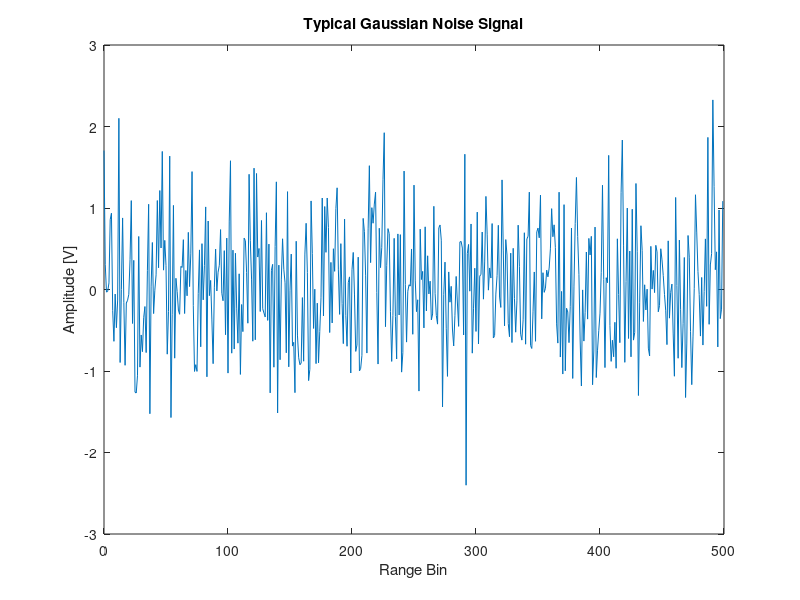

MATLAB code to generate this figure:
%% File information
% Written by M. Y. Martin (MRTMOG014)
% EEE4022S (2018)
% Gaussian_Noise.m: Generate simulated Gaussian noise

%% Produce Gaussian noise
D = 500;                                % Data set size
I = randn(1,D);                         % In-phase component
Q = randn(1,D);                         % Quadrature component
GaussianNoise = (I + 1i.*Q)/sqrt(2);	% Produce 1xD matrix of Gaussian noise

% Plot data
figure;
n = 0:(D - 1);
plot(n,GaussianNoise);
hold on;
xlabel('Range Bin');
ylabel('Amplitude [V]');
title('Typical Gaussian Noise Signal');